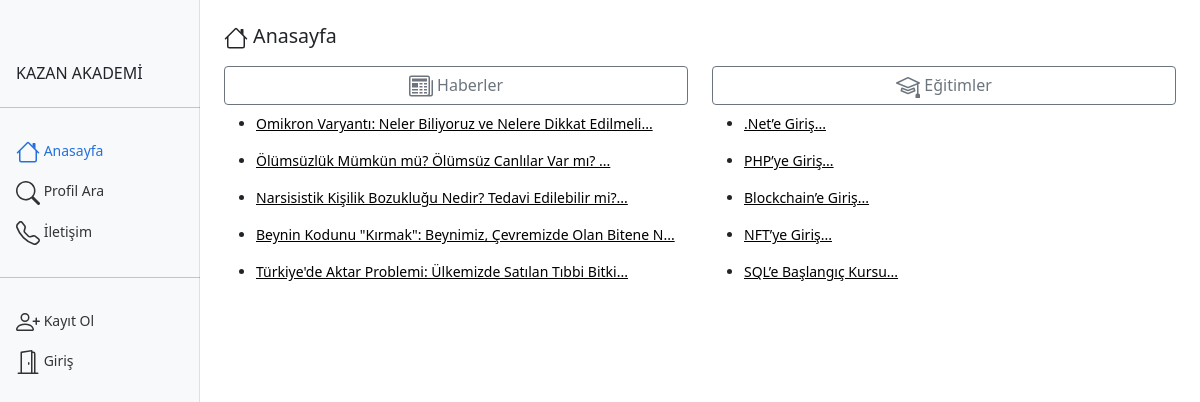
The page /sertifika/index.php on the database its author committed.
### tables this page shows
CREATE TABLE `haberler` (
  `id` int(11) NOT NULL AUTO_INCREMENT,
  `baslik` varchar(255) NOT NULL,
  `icerik` text,
  `eklendigi_tarih` datetime NOT NULL,
  `durumu` tinyint(4) NOT NULL DEFAULT '1',
  `etiketler` varchar(255) DEFAULT NULL,
  PRIMARY KEY (`id`)
);

CREATE TABLE `egitimler` (
  `id` int(11) NOT NULL AUTO_INCREMENT,
  `egitim_adi` varchar(100) NOT NULL,
  `icerik` text,
  `durumu` tinyint(4) NOT NULL DEFAULT '1',
  UNIQUE KEY `sertifika_turleri_id_IDX` (`id`) USING BTREE
);

### sertifika/inc/ayar.php (called while the page is built, shortened)
<?php
function kisalt($metin, $uzunluk){
      $metin = substr($metin, 0, $uzunluk)."...";
      $metin_son = strrchr($metin, " ");
      return $metin;
  }

### sertifika/index.php (the view, shortened to what this page needs)
<?php
include './inc/ayar.php';
include './inc/sayfabasi.php';
$haberler = mysql_query('Select * from haberler where durumu=1 order by eklendigi_tarih desc limit 5');
$egitimler = mysql_query('Select * from egitimler where durumu=1 order by id desc limit 5');
?>
<h2 class="mb-3">
                     Anasayfa
</h2>
<div>
    <form class="needs-validation" novalidate="" method="POST">
        <div class="row">
                <div class="col-6">
                    <a href="/sertifika/haberler.php"
                        class="w-100 btn btn-outline-secondary"> Haberler</a>
                    <div>
                        <ul>
                            <?php while($haber = mysql_fetch_array($haberler)){
                                echo '<li class="py-2"><a class="text-black" href="/sertifika/haber.php?id='.$haber['id'].'">'.kisalt($haber['baslik'],60).'</a></li>';
                            }
                            ?>
                        </ul>
                    </div>
                </div>
                <div class="col-6">
                    <a href="/sertifika/egitimler.php" class="w-100 btn btn-outline-secondary"> Eğitimler</a>
                    <div>
                        <ul>
                            <?php while($egitim = mysql_fetch_array($egitimler)){
                                echo '<li class="py-2"><a class="text-black" href="/sertifika/egitim.php?id='.$egitim['id'].'">'.kisalt($egitim['egitim_adi'],60).'</a></li>';
                            }
                            ?>
                        </ul>
                    </div>
                </div>
        </div>
    </form>
</div>
</div>
<?php
include './inc/sayfasonu.php';

### sertifika/css/style.css (style rules this page uses)
body { font-size: .875rem; }
h2 { font-size: 1.4em; }

### rows shown on the page
haberler: baslik "Omikron Varyantı: Neler Biliyoruz ve Nelere Dikkat Edilmeli..."
haberler: baslik "Ölümsüzlük Mümkün mü? Ölümsüz Canlılar Var mı? ..."
haberler: baslik "Narsisistik Kişilik Bozukluğu Nedir? Tedavi Edilebilir mi?..."
haberler: baslik "Beynin Kodunu \"Kırmak\": Beynimiz, Çevremizde Olan Bitene N..."
haberler: baslik "Türkiye'de Aktar Problemi: Ülkemizde Satılan Tıbbi Bitki..."
egitimler: egitim_adi ".Net’e Giriş..."
egitimler: egitim_adi "PHP’ye Giriş..."
egitimler: egitim_adi "Blockchain’e Giriş..."
egitimler: egitim_adi "NFT’ye Giriş..."
egitimler: egitim_adi "SQL’e Başlangıç Kursu..."
